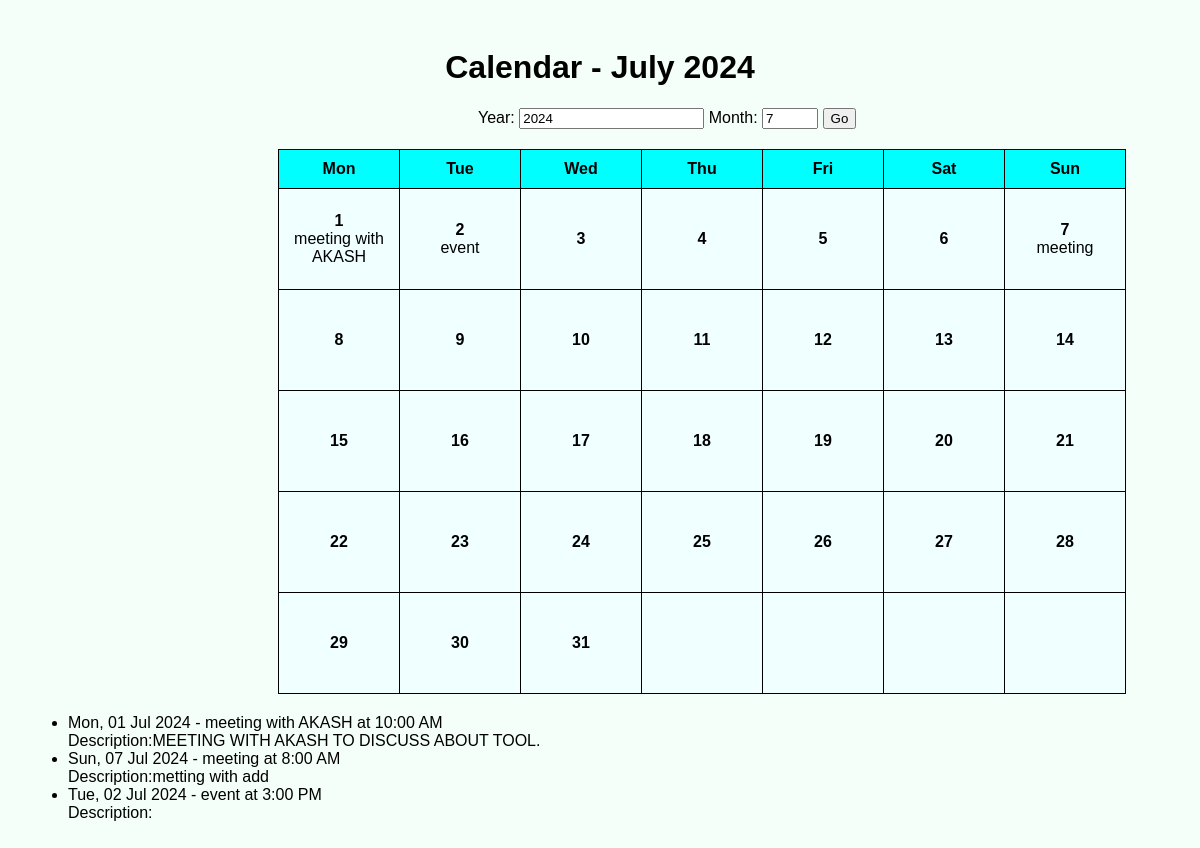
/calendar/calview/, run on the app's committed database.
### calendar_app/models.py (models this page shows, shortened)
class Task1(models.Model):
    user = models.ForeignKey(User, on_delete=models.CASCADE)
    date = models.DateField()
    choice_options = [
        ('6:00 AM', '6:00AM'),
        ('7:00 AM', '7:00AM'),
        ('8:00 AM', '8:00AM'),
        ('9:00 AM', '9:00AM'),
        ('10:00 AM', '10:00AM'),
        ('11:00 AM', '11:00AM'),
        ('12:00 PM', '12:00PM'),
        ('1:00 PM', '1:00PM'),
        ('2:00 PM', '2:00PM'),
        ('3:00 PM', '3:00PM'),
        ('4:00 PM', '4:00PM'),
        ('5:00 PM', '5:00PM'),
        ('6:00 PM', '6:00PM'),
        ('7:00 PM', '7:00PM'),
        ('8:00 PM', '8:00PM'),
        ('9:00 PM',  '9:00PM'),
    ]
    time = models.CharField(max_length=20, choices=choice_options)
    title = models.CharField(max_length=200)
    description = models.TextField(blank=True, null=True)
    approved = models.BooleanField(default=False)  # For admin approval

class Task3(models.Model):
    user = models.ForeignKey(User, on_delete=models.CASCADE)
    date = models.DateField()
    choice_options = [
        ('6:00 AM', '6:00AM'),
        ('7:00 AM', '7:00AM'),
        ('8:00 AM', '8:00AM'),
        ('9:00 AM', '9:00AM'),
        ('10:00 AM', '10:00AM'),
        ('11:00 AM', '11:00AM'),
        ('12:00 PM', '12:00PM'),
        ('1:00 PM', '1:00PM'),
        ('2:00 PM', '2:00PM'),
        ('3:00 PM', '3:00PM'),
        ('4:00 PM', '4:00PM'),
        ('5:00 PM', '5:00PM'),
        ('6:00 PM', '6:00PM'),
        ('7:00 PM', '7:00PM'),
        ('8:00 PM', '8:00PM'),
        ('9:00 PM',  '9:00PM'),
    ]
    time = models.CharField(max_length=20, choices=choice_options)
    title = models.CharField(max_length=200)
    description = models.TextField(blank=True, null=True)
    approved = models.BooleanField(default=False)  # For admin approval

### calendar_app/views.py (the view)
# urls.py: path('calview/', calendar_views.my_viewcal, name='calview'),
def my_viewcal(request):
    year = int(request.GET.get('year', date.today().year))
    month = int(request.GET.get('month', date.today().month))
    data1 = Task1.objects.filter(date__year=year, date__month=month, approved=True).order_by('date')
    data2 = Task2.objects.filter(date__year=year, date__month=month, approved=True).order_by('date')
    data3 = Task3.objects.filter(date__year=year, date__month=month, approved=True).order_by('date')
    combined_data = list(data1) + list(data2) + list(data3)
    cal = monthcalendar(year, month)
    return render(request, 'calview.html', {
        'year': year,
        'month': month,
        'month_name': month_name[month],
        'combined_data': combined_data,
        'calendar': cal,
    })

### calendar_app/templates/calview.html (shortened to what this page needs)
{% load static %}
<!DOCTYPE html>
<html>
<head>
		  <link rel="stylesheet" href="{% static 'calendar_app/style6.css' %}">
</head>
<body>
    <h1>Calendar - {{ month_name }} {{ year }}</h1>
	<div class="filter">
    <form method="GET" action="{% url 'calview' %}">
        <label for="id_year">Year:</label>
        <input id="id_year" name="year" type="number" value="{{ year }}">
        <label for="id_month">Month:</label>
        <input id="id_month" name="month" type="number" min="1" max="12" value="{{ month }}">
        <button type="submit">Go</button>
    </form>
	</div>
	<div class="cal">
    <table border="1">
        <thead>
            <tr>
                <th>Mon</th>
                <th>Tue</th>
                <th>Wed</th>
                <th>Thu</th>
                <th>Fri</th>
                <th>Sat</th>
                <th>Sun</th>
            </tr>
        </thead>
        <tbody>
            {% for week in calendar %}
                <tr>
                    {% for day in week %}
                        {% if day == 0 %}
                            <td></td>
                        {% else %}
                            <td>
                                <strong>{{ day }}</strong><br>
                                {% for task in combined_data %}
                                    {% if task.date.day == day %}
                                        {{ task.title }}<br>
                                    {% endif %}
                                {% endfor %}
                            </td>
                        {% endif %}
                    {% endfor %}
                </tr>
            {% endfor %}
        </tbody>
    </table>
	</div>
    <ul>
        {% for task in combined_data %}
            <li>{{ task.date|date:"D, d M Y" }} - {{ task.title }} at {{task.time}}<br>Description:{{task.description}}</li>
        {% empty %}
            <li>No tasks found for this month.</li>
        {% endfor %}
    </ul>
</body>
</html>

### calendar_app/static/calendar_app/style6.css (style rules this page uses)
body { font-family: Arial, sans-serif; padding: 20px; background-color:MintCream; }
.cal { padding-left:250px; }
.filter { padding-left:150px; margin-left:300px; }
h1 { text-align: center; }
form { margin-bottom: 20px; }
table { width: 80%; border-collapse: collapse; margin-bottom: 20px; background-color:azure; }
table th, table td { border: 1px solid black; padding: 10px; text-align: center; }
table th { background-color: aqua; }
table td { height: 80px; }
td { min-width:100px; }
li { padding-right:10px; }

### data on the page
Task1: title "meeting with AKASH", date "Mon, 01 Jul 2024", time "10:00 AM", description "MEETING WITH AKASH TO DISCUSS ABOUT TOOL."
Task3: title "event", date "Tue, 02 Jul 2024", time "3:00 PM"
Task1: title "meeting", date "Sun, 07 Jul 2024", time "8:00 AM", description "metting with add"

### other printed values
{{ month_name }} "July"
{{ year }} "2024"
{{ day }} "1" "2" "3" "4" "5" "6" "7" "8" "9" "10" "11" "12" "13" "14" "15" "16" "17" "18" "19" "20" "21" "22" "23" "24" "25" "26" "27" "28" "29" "30" "31"
